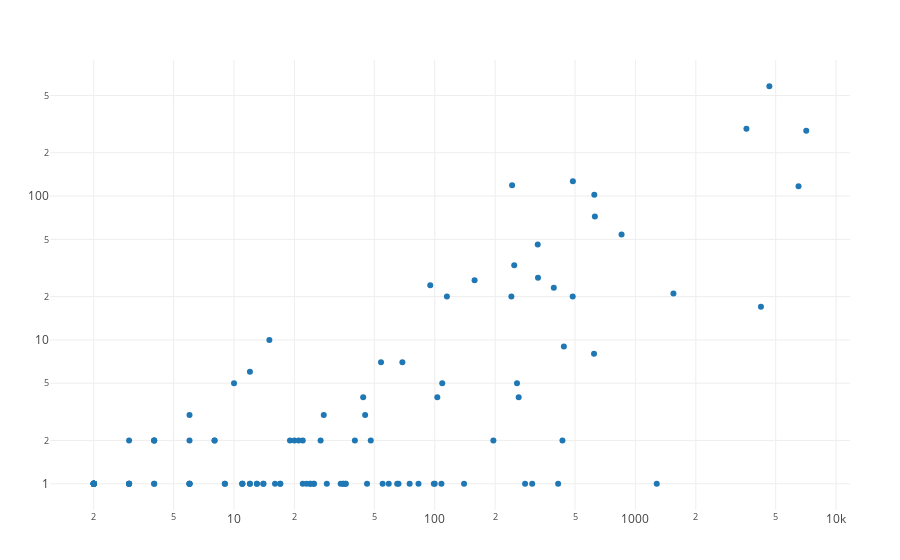

Write notebook code for a chart like this one.
### Code cell
plot(
    scatter(
        species_summary_df,
        x=:sp_ngenomes,
        y=:n_to_remove,
        mode=:markers,
        text=:sp_name,
    ),
    Layout(
        xaxis=attr(
            type=:log
        ),
        yaxis=attr(
            type=:log
        ),
        hovermode=:closest,
    )
)

### Figure 1 — Plotly figure (JSON) as saved in the notebook; plotly's stock layout.template omitted (floating-point values rounded to 4 significant figures)
{"data": [{"mode": "markers", "text": ["Streptococcus pneumoniae", "Salmonella enterica", "Mycobacterium tuberculosis", "Streptococcus equi", "Legionella pneumophila", "Bordetella pertussis", "Streptococcus pyogenes", "Francisella tularensis", "Listeria monocytogenes", "Pseudomonas aeruginosa", "Chlamydia trachomatis", "Brucella abortus", "Neisseria gonorrhoeae", "Acetobacter pasteurianus", "Escherichia coli", "Campylobacter jejuni", "Staphylococcus aureus", "Burkholderia pseudomallei", "Chlamydia muridarum", "Helicobacter pylori", "Streptococcus suis", "Chlamydia pneumoniae", "Mycobacteroides abscessus", "Thermotoga maritima", "Xanthomonas citri", "Mycoplasma pneumoniae", "Bacillus anthracis", "Parascardovia denticolens", "Brucella suis", "Rickettsia typhi", "Bifidobacterium animalis", "Mycolicibacterium smegmatis", "Clostridium pasteurianum", "Francisella philomiragia", "Rickettsia parkeri", "Francisella orientalis", "Campylobacter coli", "Streptococcus agalactiae", "Elizabethkingia anophelis", "Burkholderia multivorans", "Vibrio cholerae", "Hydrogenobacter thermophilus", "Buchnera aphidicola", "Chlamydia psittaci", "Bacillus atrophaeus", "Streptococcus sobrinus", "Fusobacterium nucleatum", "Rickettsia slovaca", "Riemerella anatipestifer", "Corynebacterium diphtheriae", "Enterococcus casseliflavus", "Oenococcus oeni", "Lawsonia intracellularis", "Candidatus Kinetoplastibacterium crithidii", "Candidatus Kinetoplastibacterium blastocrithidii", "Brucella melitensis", "Idiomarina loihiensis", "Corynebacterium glutamicum", "Enterococcus malodoratus", "Enterococcus sulfureus", "Lactococcus garvieae", "Treponema pallidum", "Streptococcus intermedius", "Gordonia hirsuta", "Anaplasma phagocytophilum", "Streptococcus constellatus", "Enterococcus faecium", "Klebsiella aerogenes", "Arcobacter lanthieri", "Coxiella burnetii", "Pseudomonas savastanoi", "Legionella massiliensis", "Listeria ivanovii", "Bacillus subtilis", "Chryseobacterium oranimense", "Bifidobacterium longum", "Bacillus cereus", "Yersinia pseudotuberculosis", "Acinetobacter oleivorans", "Burkholderia thailandensis", "Candidatus Filomicrobium marinum", "Bifidobacterium bifidum", "Pasteurella multocida", "Bifidobacterium dentium", "Bifidobacterium scardovii", "Scardovia inopinata", "Bacillus pumilus", "Leptospira interrogans", "Corynebacterium aurimucosum", "Aeromonas hydrophila", "Enterococcus faecalis", "Moraxella catarrhalis", "Mycoplasma hominis", "Neisseria elongata", "Staphylococcus epidermidis", "Aggregatibacter actinomycetemcomitans", "Stenotrophomonas maltophilia", "Bartonella henselae", "Mycobacteroides immunogenum", "Yersinia enterocolitica", "Cronobacter sakazakii", "Alkalihalobacillus wakoensis", "Alkalihalobacillus hemicellulosilyticus", "Alkalihalobacillus akibai", "Paenibacillus pini", "Mesobacillus boroniphilus", "Bacteroides uniformis", "Nereida ignava", "Phaeobacter italicus", "Lancefieldella rimae", "Acinetobacter baumannii", "Aeromonas veronii", "Bacillus velezensis", "Chlamydia pecorum", "Corynebacterium pseudotuberculosis", "Burkholderia cepacia", "Burkholderia diffusa", "Serratia marcescens", "Leptospira borgpetersenii", "Bacteroides fragilis", "Staphylococcus condimenti", "Lactiplantibacillus plantarum", "Haemophilus influenzae"], "type": "scatter", "x": [7099, 4650, 3574, 243, 488, 327, 249, 95, 624, 1547, 115, 158, 326, 12, 4221, 628, 6497, 392, 15, 487, 853, 10, 241, 6, 69, 54, 103, 4, 44, 3, 28, 8, 4, 8, 4, 6, 257, 622, 20, 17, 440, 2, 12, 48, 19, 46, 34, 2, 13, 24, 9, 59, 2, 2, 2, 66, 2, 17, 2, 2, 14, 14, 3, 2, 21, 6, 412, 108, 3, 25, 25, 2, 6, 75, 2, 55, 196, 40, 3, 22, 2, 24, 36, 6, 4, 2, 22, 262, 6, 29, 433, 23, 11, 4, 306, 35, 100, 11, 13, 140, 45, 2, 2, 2, 2, 2, 9, 2, 3, 2, 1277, 27, 16, 12, 35, 65, 11, 282, 36, 99, 2, 83, 109], "y": [284, 580, 294, 119, 127, 27, 33, 24, 102, 21, 20, 26, 46, 6, 17, 72, 117, 23, 10, 20, 54, 5, 20, 3, 7, 7, 4, 2, 4, 2, 3, 2, 2, 2, 2, 2, 5, 8, 2, 1, 9, 1, 1, 2, 2, 1, 1, 1, 1, 1, 1, 1, 1, 1, 1, 1, 1, 1, 1, 1, 1, 1, 1, 1, 2, 1, 1, 1, 1, 1, 1, 1, 1, 1, 1, 1, 2, 2, 1, 1, 1, 1, 1, 1, 1, 1, 2, 4, 1, 1, 2, 1, 1, 1, 1, 1, 1, 1, 1, 1, 3, 1, 1, 1, 1, 1, 1, 1, 1, 1, 1, 2, 1, 1, 1, 1, 1, 1, 1, 1, 1, 1, 5]}], "layout": {"hovermode": "closest", "margin": {"b": 50, "l": 50, "r": 50, "t": 60}, "xaxis": {"type": "log"}, "yaxis": {"type": "log"}}}
